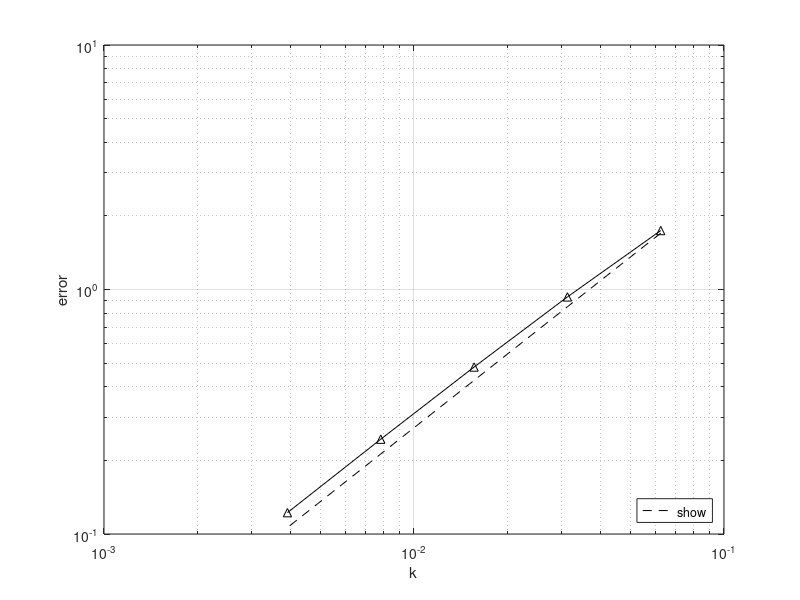

This figure's MATLAB source:
time_step = [1/16,1/32,1/64,1/128,1/256];
reference1 = [16,8,4,2,1];
reference2 = [256,64,16,4,1];
error_BE_gamma2 = [1.74199,0.932534,0.481825,0.244213,0.122259];
loglog(time_step,0.10625*reference1,'--k','DisplayName','$$O(k)$$')
hold on;
loglog(time_step,error_BE_gamma2,'-k^','DisplayName','$$\gamma=2$$, Distributed')
legend('show', 'Location', 'southeast');
grid on;
xlabel('k');
ylabel('error');